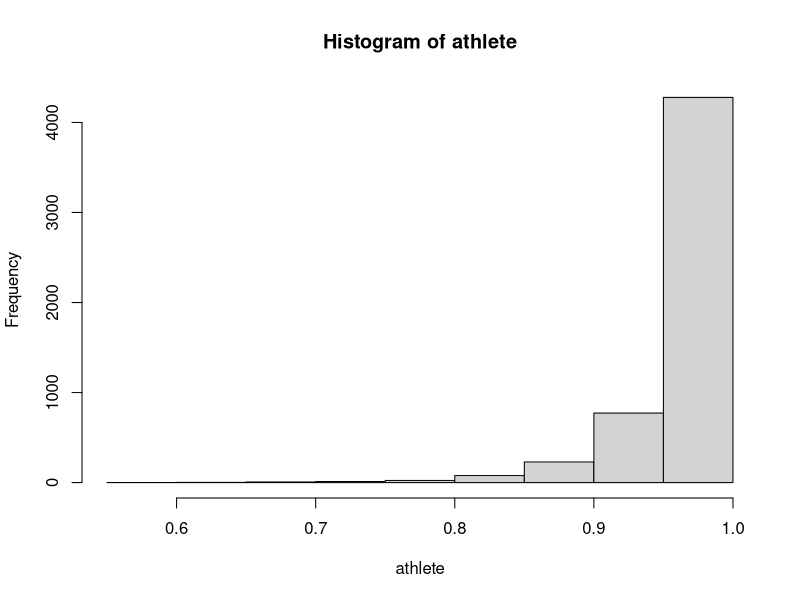
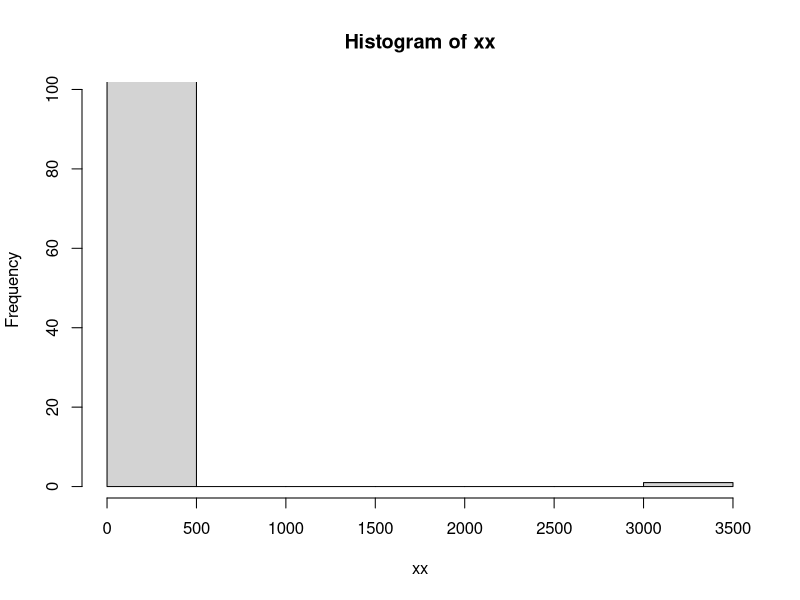

Write R code to recreate these figures, in order. (Note: this script raises an error after producing the figures.)
install.packages("tidyverse")
install.packages("ggplot2")
library("lattice") 
library("tidyselect")
library("ggplot2")
df <- read.csv('database.csv')

summary(df)


df = unique(df)

head(df)

dim(df)

object.size(df)




df<-subset(df, df$X2010_ATHLETES != '-99')
df<-subset(df, df$X2009_ATHLETES != '-99')
df<-subset(df, df$X2008_ATHLETES != '-99')
df<-subset(df, df$X2007_ATHLETES != '-99')
df<-subset(df, df$X2006_ATHLETES != '-99')
df<-subset(df, df$X2005_ATHLETES != '-99')
df<-subset(df, df$X2004_ATHLETES != '-99')
df<-subset(df, df$X2013_RETENTION != '-99')
df<-subset(df, df$NCAA_SUBDIVISION != '-99')
 


keep <- c('FOURYEAR_ATHLETES','2014_ATHLETES', '2013_ATHLETES', '2012_ATHLETES',
           '2011_ATHLETES', '2010_ATHLETES', '2009_ATHLETES', '2008_ATHLETES',
           '2007_ATHLETES', '2006_ATHLETES', '2005_ATHLETES', '2004_ATHLETES')



athlete <- df[, colnames(df)[mean(c(10,15,19,23,27,31,35,39,43,47,51,55))]]

hist(athlete)
xx <-(table(athlete))
xx

hist(xx,freq = TRUE,
     ylim=c(1,98))
ath_mean <- colMeans(athlete)


t = cor(athlete)

heatmap(t)

hist(xx,main="Average Scores of Athletes (2004-14)",
     xlim(0,100))



t = cor(athlete)


ath_count <- x$counts

hist(ath_count)

t<-data.matrix(df, rownames.force = NA)
ath_mean <- colMeans(athlete)


ggplot(athlete) 
geom_histogram(mapping=athlete) 













